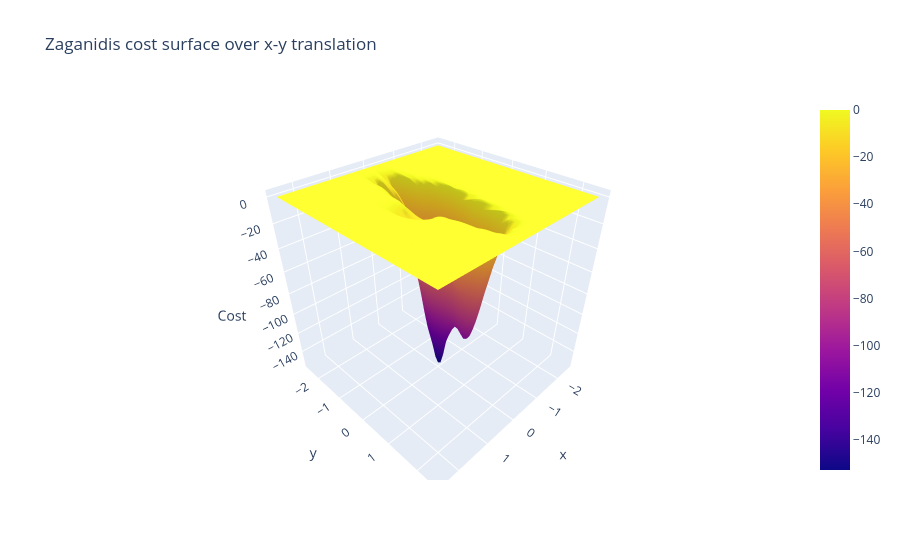

The code cell stored with this chart in its notebook:
### Markdown cell above
Definitions:
- $\vec{p}$:  the parameters to be estimated $\rightarrow (x, y, z, r_x, r_y, r_z)$
- $\textbf{x}$:  the $n \times 3$ matrix of points, $\vec{x}$, contained in the target (sensed) point cloud
- $\textbf{x}'$:  the $n \times 3$ matrix of points, $\vec{x}$ contained in the target point cloud after transformation via the parameters, $p$, where $\textbf{x}' = T(\textbf{x}, p)$
- $pr(\vec{x}_i')$:  the probability of a single point given the alignment, $p$
- $s$:  the total score, or sum of all $pr(\vec{x}_i)$
- $\textbf{y}$:  the $n \times 3$ matrix of points, $\vec{y}$, contained in the reference point cloud
- $\Sigma$:  the covariance of $\textbf{y}$
- $\vec{\mu}$:  the mean of $\textbf{y}$

The normal distribution transform utilizes Newton's method to minimize the score of its cost function, $pr(\textbf{x}')$, by varying the parameters which, in the 3D case, are the translation components $(x, y, z)$ and Euler angles $(r_x, r_y, r_z)$. The cost function is a Gaussian approximation of the negative log likelihood function:

\begin{align*}
pr(\vec{x}) &= d_1 * exp( -\frac{d_2}{2}(\vec{x} - \vec{\mu})^T \Sigma^{-1} (\vec{x} - \vec{\mu}) ) \\\\
score &= - \Sigma_{i = 1}^n pr(\vec{x}_i)
\end{align*}

where

\begin{align*}
q &= \frac{1}{n} \Sigma_i x_i \\\\
\Sigma &= \frac{1}{n - 1} \Sigma_i (x_i - q)(x_i - q)^T
\end{align*}

Depending on the implementation, $d_1$ and $d_2$ can take many forms. In Peter Biber's initial implementation (2003), $d_1 = d_2 = 1$. In Zaganidis' semantically-assisted implementation (2018), $d_2 = 1$ and $d_1 = \frac{1}{\sqrt{(2 \pi)^3 |\Sigma|}}$. Magnusson's implementation is spelled out in equation 6.8 of his dissertation, where he attempts to emulate the mixed negative log-likelihood + uniform distribution function, but poorly defines solving for the constants, $c_1$ and $c_2$. Here, the use Zaganidis' implementation is an optional parameter (default is $d_1 = 1$), which improves the weighting of high-confidence areas over Biber's implementation. In practice, it also tends to apply more weight to dense areas of the reference point cloud. Therefore,

\begin{align*}
pr(\vec{x}) &= \frac{1}{\sqrt{(2 \pi)^3 |\Sigma|}} exp( -\frac{(\vec{x} - \vec{\mu})^T \Sigma^{-1} (\vec{x} - \vec{\mu})}{2} ) \\\\
-- &or --\\\\
pr(\vec{x}) &= exp( -\frac{(\vec{x} - \vec{\mu})^T \Sigma^{-1} (\vec{x} - \vec{\mu})}{2} ) \\\\
s &= - \Sigma_{i = 1}^n pr(\vec{x}_i)
\end{align*}

In code, $s$ is computed by calling a `.get_score()` in the specific instance of `Voxel`. To get the score of the entire point cloud, `Optimization` takes the target point cloud and computes the negative sum of `.get_score()`. The plots below show the cost surface of the Zaganidis cost function as a function of pairs of parameters.

### Code cell
x_r: tuple[float, float] = ( -2.5, 2.5 )
x_n: float = 51
y_r: tuple[float, float] = ( -2.5, 2.5 )
y_n: float = 51

x = np.linspace( x_r[0], x_r[1], x_n )
y = np.linspace( y_r[0], y_r[1], y_n )

samples = np.zeros( ( y_n, x_n ) )
for i in tqdm( range( x_n ) ):
    for j in range( y_n ):
        tar_pc.set_pose( np.array( [ x[i], y[j], 0, 0, 0, 0 ] ).reshape(( 6, 1 )) )
        samples[i, j] = opt.f( tar_pc.get_points() )

plot.plot_sampled_surface( samples, x_r, y_r, title = "Zaganidis cost surface over x-y translation", z_label = "Cost" ).show()

y_idx, x_idx = np.unravel_index( np.argmin( samples ), samples.shape )
tar_pc.set_pose( np.array( [ x[x_idx], y[y_idx], 0, 0, 0, 0 ] ).reshape(( 6, 1 )) )

# gmin_tar_pc_pts = ( tar_pc.p.get_dcm() @ tar_pc_pts.T + tar_pc.p.get_position() ).T

# mesh.display_point_clouds( ref_pc_pts + [ gmin_tar_pc_pts ], ref_pc_vox + list( tar_pc_lbs ), "Sensed and reference point clouds after alignment" )

### Figure 1 — Plotly figure (JSON) as saved in the notebook; plotly's stock layout.template omitted (floating-point values rounded to 4 significant figures; data arrays with more than 128 entries replaced by an {"elided": "..."} marker saying what was removed)
{"data": [{"type": "surface", "x": [-2.5, -2.4, -2.3, -2.2, -2.1, -2.0, -1.9, -1.8, -1.7, -1.6, -1.5, -1.4, -1.3, -1.2, -1.1, -1.0, -0.9, -0.8, -0.7, -0.6, -0.5, -0.4, -0.3, -0.2, -0.1, 0.0, 0.1, 0.2, 0.3, 0.4, 0.5, 0.6, 0.7, 0.8, 0.9, 1.0, 1.1, 1.2, 1.3, 1.4, 1.5, 1.6, 1.7, 1.8, 1.9, 2.0, 2.1, 2.2, 2.3, 2.4, 2.5], "y": [-2.5, -2.4, -2.3, -2.2, -2.1, -2.0, -1.9, -1.8, -1.7, -1.6, -1.5, -1.4, -1.3, -1.2, -1.1, -1.0, -0.9, -0.8, -0.7, -0.6, -0.5, -0.4, -0.3, -0.2, -0.1, 0.0, 0.1, 0.2, 0.3, 0.4, 0.5, 0.6, 0.7, 0.8, 0.9, 1.0, 1.1, 1.2, 1.3, 1.4, 1.5, 1.6, 1.7, 1.8, 1.9, 2.0, 2.1, 2.2, 2.3, 2.4, 2.5], "z": {"elided": "51x51 float values"}}], "layout": {"scene": {"xaxis": {"title": {"text": "x"}}, "yaxis": {"title": {"text": "y"}}, "zaxis": {"title": {"text": "Cost"}}}, "title": {"text": "Zaganidis cost surface over x-y translation"}}}
